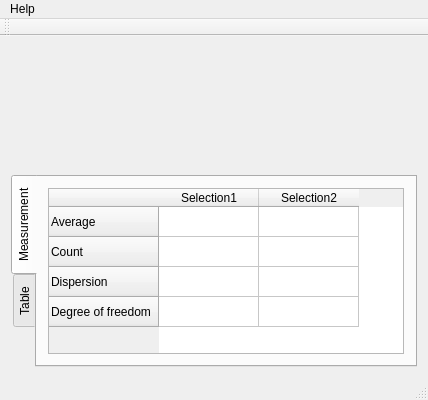
<?xml version="1.0" encoding="UTF-8"?>
<ui version="4.0">
 <class>MainWindow</class>
 <widget class="QMainWindow" name="MainWindow">
  <property name="geometry">
   <rect>
    <x>0</x>
    <y>0</y>
    <width>428</width>
    <height>400</height>
   </rect>
  </property>
  <property name="minimumSize">
   <size>
    <width>428</width>
    <height>400</height>
   </size>
  </property>
  <property name="maximumSize">
   <size>
    <width>16777215</width>
    <height>999999</height>
   </size>
  </property>
  <property name="windowTitle">
   <string>F-test</string>
  </property>
  <widget class="QWidget" name="centralWidget">
   <layout class="QVBoxLayout" name="verticalLayout" stretch="2,3">
    <item>
     <layout class="QHBoxLayout" name="horizontalLayout"/>
    </item>
    <item>
     <widget class="QTabWidget" name="tabWidget">
      <property name="tabPosition">
       <enum>QTabWidget::West</enum>
      </property>
      <property name="currentIndex">
       <number>0</number>
      </property>
      <widget class="QWidget" name="tab">
       <attribute name="title">
        <string>Measurement</string>
       </attribute>
       <layout class="QHBoxLayout" name="horizontalLayout_2">
        <item>
         <widget class="QTableWidget" name="tableWidget">
          <property name="sizePolicy">
           <sizepolicy hsizetype="Expanding" vsizetype="Expanding">
            <horstretch>0</horstretch>
            <verstretch>0</verstretch>
           </sizepolicy>
          </property>
          <property name="minimumSize">
           <size>
            <width>0</width>
            <height>0</height>
           </size>
          </property>
          <property name="maximumSize">
           <size>
            <width>16777215</width>
            <height>16777215</height>
           </size>
          </property>
          <row>
           <property name="text">
            <string>Average</string>
           </property>
          </row>
          <row>
           <property name="text">
            <string>Count</string>
           </property>
          </row>
          <row>
           <property name="text">
            <string>Dispersion</string>
           </property>
          </row>
          <row>
           <property name="text">
            <string>Degree of freedom</string>
           </property>
          </row>
          <column>
           <property name="text">
            <string>Selection1</string>
           </property>
          </column>
          <column>
           <property name="text">
            <string>Selection2</string>
           </property>
          </column>
         </widget>
        </item>
       </layout>
      </widget>
      <widget class="QWidget" name="tab_2">
       <property name="sizePolicy">
        <sizepolicy hsizetype="Preferred" vsizetype="Preferred">
         <horstretch>0</horstretch>
         <verstretch>0</verstretch>
        </sizepolicy>
       </property>
       <attribute name="title">
        <string>Table</string>
       </attribute>
       <layout class="QHBoxLayout" name="horizontalLayout_3">
        <item>
         <widget class="QTableView" name="fisherTableView"/>
        </item>
       </layout>
      </widget>
     </widget>
    </item>
   </layout>
  </widget>
  <widget class="QMenuBar" name="menuBar">
   <property name="geometry">
    <rect>
     <x>0</x>
     <y>0</y>
     <width>428</width>
     <height>27</height>
    </rect>
   </property>
   <widget class="QMenu" name="menuHelp">
    <property name="title">
     <string>Help</string>
    </property>
    <addaction name="actionAbout"/>
   </widget>
   <addaction name="menuHelp"/>
  </widget>
  <widget class="QToolBar" name="mainToolBar">
   <attribute name="toolBarArea">
    <enum>TopToolBarArea</enum>
   </attribute>
   <attribute name="toolBarBreak">
    <bool>false</bool>
   </attribute>
  </widget>
  <widget class="QStatusBar" name="statusBar"/>
  <action name="actionFisher_criteria_table">
   <property name="text">
    <string>Fisher criteria table</string>
   </property>
  </action>
  <action name="actionAbout">
   <property name="text">
    <string>About</string>
   </property>
  </action>
 </widget>
 <layoutdefault spacing="6" margin="11"/>
 <resources/>
 <connections/>
</ui>
